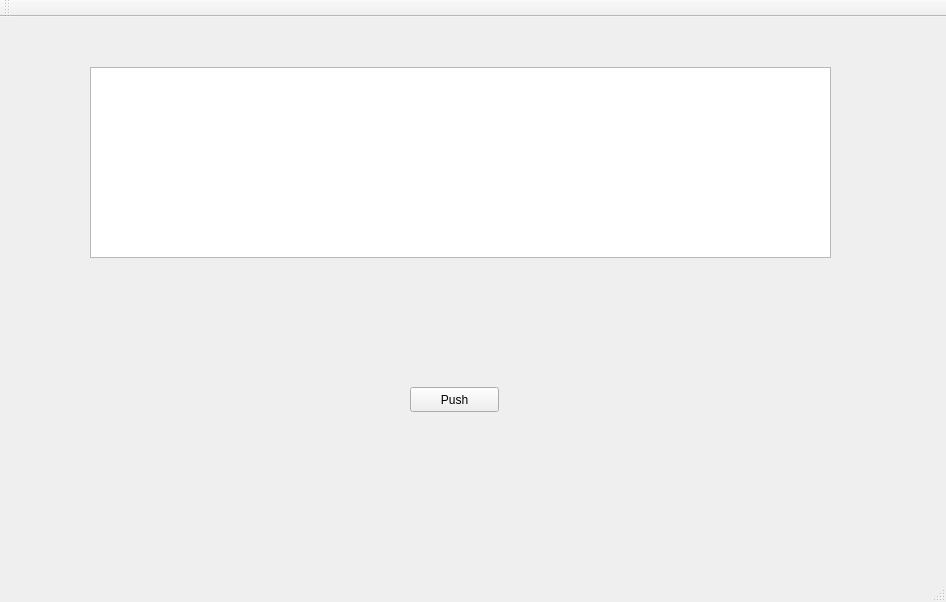
<?xml version="1.0" encoding="UTF-8"?>
<ui version="4.0">
 <class>MainWindow</class>
 <widget class="QMainWindow" name="MainWindow">
  <property name="geometry">
   <rect>
    <x>0</x>
    <y>0</y>
    <width>946</width>
    <height>602</height>
   </rect>
  </property>
  <property name="windowTitle">
   <string>MainWindow</string>
  </property>
  <widget class="QWidget" name="centralWidget">
   <widget class="QTextEdit" name="textEdit">
    <property name="geometry">
     <rect>
      <x>90</x>
      <y>50</y>
      <width>741</width>
      <height>191</height>
     </rect>
    </property>
   </widget>
   <widget class="QPushButton" name="pushButton">
    <property name="geometry">
     <rect>
      <x>410</x>
      <y>370</y>
      <width>89</width>
      <height>25</height>
     </rect>
    </property>
    <property name="text">
     <string>Push</string>
    </property>
   </widget>
  </widget>
  <widget class="QMenuBar" name="menuBar">
   <property name="geometry">
    <rect>
     <x>0</x>
     <y>0</y>
     <width>946</width>
     <height>22</height>
    </rect>
   </property>
  </widget>
  <widget class="QToolBar" name="mainToolBar">
   <attribute name="toolBarArea">
    <enum>TopToolBarArea</enum>
   </attribute>
   <attribute name="toolBarBreak">
    <bool>false</bool>
   </attribute>
  </widget>
  <widget class="QStatusBar" name="statusBar"/>
 </widget>
 <layoutdefault spacing="6" margin="11"/>
 <resources/>
 <connections/>
</ui>
